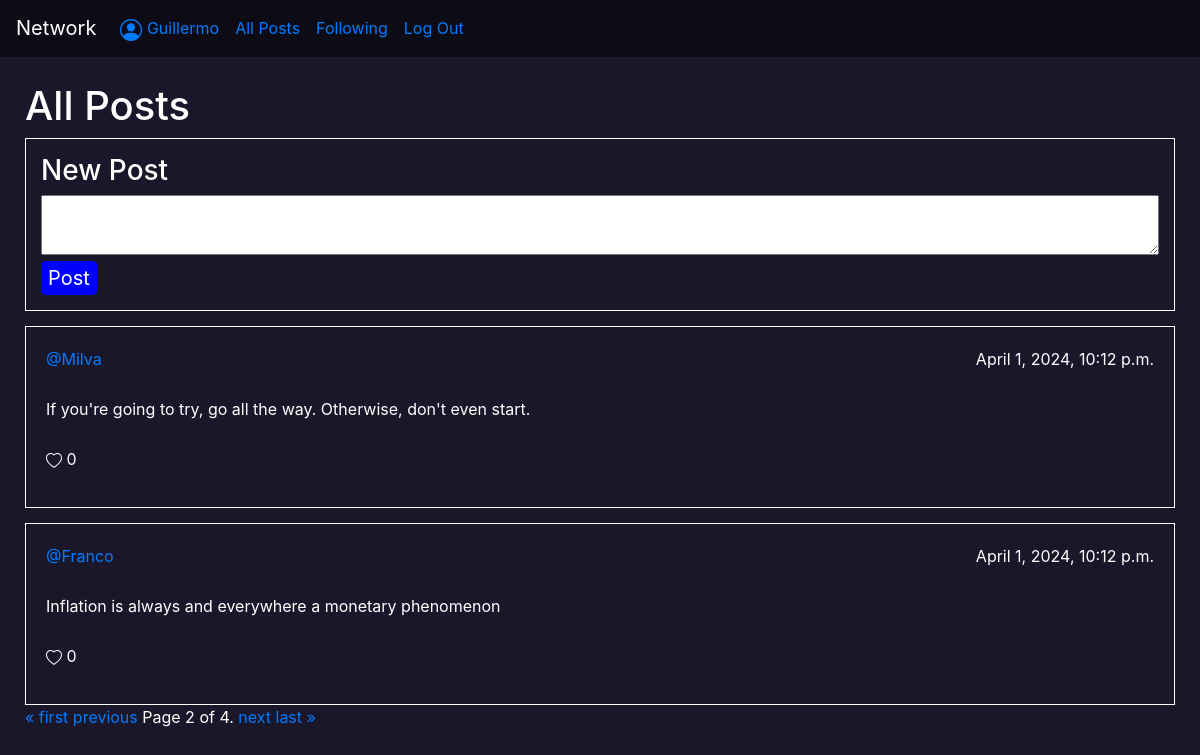
Page /?page=2 (signed in) on the committed database.
### network/models.py (models this page shows)
class User(AbstractUser):
    pass

class Post(models.Model):
    user = models.ForeignKey(User, on_delete = models.CASCADE, related_name='post_user')
    text = models.CharField(max_length=280)
    date = models.DateTimeField(default=timezone.now())
    likes = models.ManyToManyField(User,blank=True, related_name='likes')

### network/views.py (the view)
# urls.py: path("", views.index, name="index"),
def index(request):
    posts = Post.objects.all().order_by('-date')
    paginator = Paginator(posts,2)
    page_number = request.GET.get('page')
    posts = paginator.get_page(page_number)
    return render(request, "network/index.html",{'posts':posts})

### network/templates/network/index.html (shortened to what this page needs)
{% extends "network/layout.html" %}
{% block body %}
<div class="mid_section">
    <h1>All Posts</h1>
    <div id="new_post">
        <h3>New Post</h3>
        <div>
            <form action="{% url 'post' %}" method="POST">
                <textarea name="text" id="textarea" required></textarea>
                <input type="submit" value="Post" id="submit">
            </form>
        </div>
    </div>
    {% if posts %}
        {% for post in posts %}
            <div class="post">
                <div class="top">
                    <a href="{% url 'profile' username=post.user %}" >@{{ post.user }}</a>
                    <p>{{ post.date }}</p>
                </div>
                <div>
                    <p>{{ post.text }}</p>
                </div>
                <div>
                    <p> {{ post.likes.all.count }}</p>
                </div>
            </div>
        {% endfor %}
        <div class="pagination">
            <span class="step-links">
                {% if posts.has_previous %}
                    <a href="?page=1">&laquo; first</a>
                    <a href="?page={{ posts.previous_page_number }}">previous</a>
                {% endif %}
                <span class="current">
                    Page {{ posts.number }} of {{ posts.paginator.num_pages }}.
                </span>
                {% if posts.has_next %}
                    <a href="?page={{ posts.next_page_number }}">next</a>
                    <a href="?page={{ posts.paginator.num_pages }}">last &raquo;</a>
                {% endif %}
            </span>
        </div>
    {% else %}
        <br>
        <div id="no_post">
            <strong>No posts so far</strong>
        </div>
    {% endif %}
</div>
{% endblock %}

### network/templates/network/layout.html (shortened to what this page needs)
{% load static %}
<!DOCTYPE html>
<html lang="en">
    <head>
        <link rel="stylesheet" href="https://stackpath.bootstrapcdn.com/bootstrap/4.4.1/css/bootstrap.min.css">
        <link href="{% static 'network/styles.css' %}" rel="stylesheet">
    </head>
    <body>
        <nav class="navbar navbar-expand-lg ">
            <li class="navbar-brand">Network</li>
            <div>
            <ul class="navbar-nav mr-auto">
                {% if user.is_authenticated %}
                    <li class="nav-item">
                        <a class="nav-link" href="{% url 'profile' username=user.username %}">
                             {{user.username}}
                        </a>
                    </li>
                {% endif %}
                <li class="nav-item">
                    <a class="nav-link" href="{% url 'index' %}">All Posts</a>
                </li>
                {% if user.is_authenticated %}
                    <li class="nav-item">
                        <a class="nav-link" href="{% url 'following' %}">Following</a>
                    </li>
                    <li class="nav-item">
                        <a class="nav-link" href="{% url 'logout' %}">Log Out</a>
                    </li>
                {% endif %}
            </ul>
        </div>
    </nav>
        <div class="body">
            {% block body %}
            {% endblock %}
        </div>
    </body>
</html>

### network/static/network/styles.css (style rules this page uses)
body { background-color: #1a172a; color: white; }
.navbar { background-color: #0d0c16; }
.mid_section { padding: 25px; }
#new_post { border: 1px solid white; padding: 15px; }
form textarea { width: 100%; padding-left: 10px; padding-top: 5px; max-height: 120px; min-height: 60px; }
#submit { font-size: 20px; color: white; background-color: blue; border: 1px solid blue; border-radius: 10%; }
.post { padding: 15px; border: 1px solid white; margin-top: 15px; display: flex; flex-direction: column; }
.post div { display: flex; margin: 5px; justify-content: space-between; }

### rows in the picture
User: username "Guillermo"
Post: user "Milva", date "April 1, 2024, 10:12 p.m.", text "If you're going to try, go all the way. Otherwise, don't even start.", likes.all.count "0"
Post: user "Franco", date "April 1, 2024, 10:12 p.m.", text "Inflation is always and everywhere a monetary phenomenon", likes.all.count "0"

### other values in the picture
{{ posts.number }} "2"
{{ posts.paginator.num_pages }} "4"
